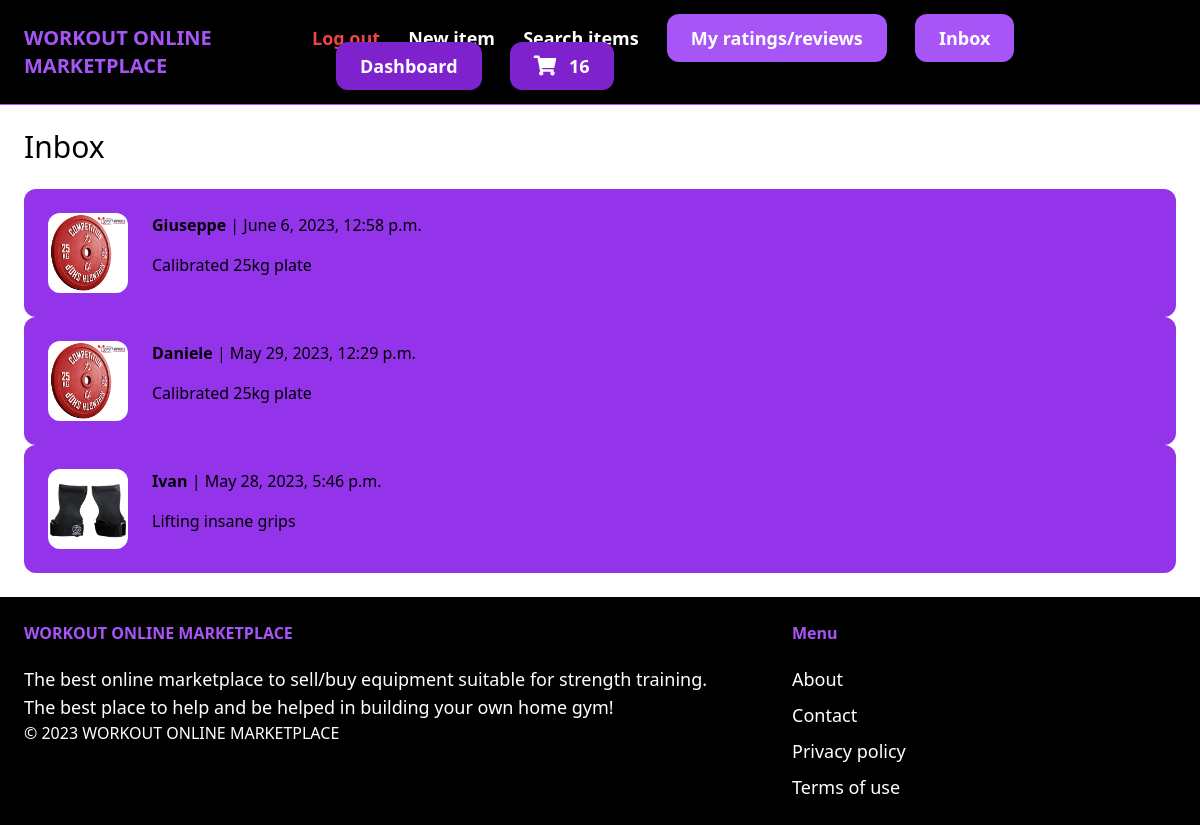
The page /inbox/ (signed in) on the database its author committed.
### core/models.py (models this page shows, shortened)
class Cart(models.Model):
    id = models.UUIDField(primary_key=True, default=uuid.uuid4)
    user = models.ForeignKey(User, on_delete=models.CASCADE)
    completed = models.BooleanField(default=False)
    @property
    def numOfItems(self):
        cartItems = self.cartItems.all()
        quantity = sum([item.quantity for item in cartItems])
        return quantity

class CartItem(models.Model):
    item = models.ForeignKey(Item, on_delete=models.CASCADE, related_name='itemsCart')
    cart = models.ForeignKey(Cart, on_delete=models.CASCADE, related_name='cartItems')
    quantity = models.IntegerField(default=0)

### conversation/models.py (models this page shows)
class Conversation(models.Model):
    item = models.ForeignKey(Item, related_name='conversation' ,on_delete=models.CASCADE)
    members = models.ManyToManyField(User, related_name='conversation')
    createdAt = models.DateTimeField(auto_now_add=True)
    modfiedAt = models.DateTimeField(auto_now=True)
    class Meta:
        ordering = ('-modfiedAt',)

### item/models.py (models this page shows, shortened)
class Item(models.Model):
    name = models.CharField(max_length=255)
    category = models.ForeignKey(Category, related_name='items', on_delete=models.CASCADE)
    description = models.TextField(blank=True, null=True)
    price = models.FloatField()
    image = models.ImageField(upload_to='item_images', blank=True, null=True)
    isSold = models.BooleanField(default=False)
    createdAt = models.DateTimeField(auto_now_add=True)
    createdBy = models.ForeignKey(User, related_name='items', on_delete=models.CASCADE)

### conversation/views.py (the view)
# urls.py: path('', views.inbox, name='inbox'),
@login_required
def inbox(request):
    conversations = Conversation.objects.filter(members__in=[request.user.id])
    cart = None
    if request.user.is_authenticated:
        cart, created = Cart.objects.get_or_create(user=request.user, completed=False)
    return render(request, 'conversation/inbox.html', {
        'conversations': conversations,
        'cart': cart,
    })

### conversation/templates/conversation/inbox.html (shortened to what this page needs)
{% extends 'core/base.html' %}
{% block content %}
<h1 class="mb-6 text-3xl">Inbox</h1>
<div class="space-y-6">
    {% for conversation in conversations %}
        <a href="{% url 'conversation:detail' conversation.id %}">
            <div class="p-6 flex bg-purple-600 rounded-xl">
                <div class="pr-6">
                    <img src="{{ conversation.item.image.url }}" class="w-20 rounded-xl">
                </div>
                <div>
                    {% for member in conversation.members.all %}
                        {% if member != request.user %}
                            <p class="mb-4"><strong>{{ member.username }}</strong> | {{ conversation.modfiedAt }}</p>
                            <p>{{ conversation.item.name }}</p>
                        {% endif %}
                    {% endfor %}
                </div>
            </div>
        </a>
    {% endfor %}
</div>
{% endblock %}

### core/templates/core/base.html (shortened to what this page needs)
{% load static %}
<!DOCTYPE html>
<html lang="en">
    <head>
        <script src="https://cdn.tailwindcss.com"></script>
        <link rel="stylesheet" href="https://cdnjs.cloudflare.com/ajax/libs/font-awesome/5.15.3/css/all.min.css">
    </head>
    <body>
        <nav class="px-6 py-6 flex justify-between items-center border-b border-purple-500 bg-black">
            <a href="/" class="text-xl font-semibold text-purple-500">WORKOUT ONLINE MARKETPLACE</a>
            <div class="space-x-6">
                {% if request.user.is_authenticated %}
                    <a href="{% url 'core:logout' %}" class="text-lg text-red-500 font-semibold hover:text-purple-500">Log out</a>
                {% endif %}
                <a href="{% url 'item:new' %}" class="text-lg text-white font-semibold hover:text-purple-500">New item</a>
                <a href="{% url 'item:items' %}" class="text-lg text-white font-semibold hover:text-purple-500">Search items</a>
                {% if request.user.is_authenticated %}
                    <a href="{% url 'ratingsANDreviews:myRatingsAndMyReviews' %}" class="px-6 py-3 text-lg font-semibold bg-purple-500 text-white rounded-xl hover:bg-purple-700">My ratings/reviews</a>
                    <a href="{% url 'conversation:inbox' %}" class="px-6 py-3 text-lg font-semibold bg-purple-500 text-white rounded-xl hover:bg-purple-700">Inbox</a>
                    <a href="{% url 'dashboard:index' %}" class="px-6 py-3 text-lg font-semibold bg-purple-700 text-white rounded-xl hover:bg-purple-900">Dashboard</a>
                    <a href="{% url 'core:cart' %}" class="px-6 py-3 text-lg font-semibold bg-purple-700 text-white rounded-xl hover:bg-purple-900">
                        <span style="font-size: 20px; color: white; padding-right: 0.5rem;"><i class="fas fa-shopping-cart"></i></span>
                        <span id="numOfItems">{{cart.numOfItems}}</span>
                    </a>
                {% else %}
                    <a href="{% url 'core:signup' %}" class="px-6 py-3 text-lg font-semibold bg-purple-500 text-white rounded-xl hover:bg-purple-700">Sign up</a>
                    <a href="{% url 'core:login' %}" class="px-6 py-3 text-lg font-semibold bg-purple-700 text-white rounded-xl hover:bg-purple-900">Log in</a>
                {% endif %}
            </div>
        </nav>
        <div class="px-6 py-6">
            {% block content %}
            {% endblock %}
        </div>
        <footer class="px-6 py-6 flex justify-between bg-black">
            <div class="w-2/3 pr-10">
                <h3 class="mb-5 font-semibold text-purple-500">WORKOUT ONLINE MARKETPLACE</h3>
                <p class="text-lg text-white">The best online marketplace to sell/buy equipment suitable for strength training.</p>
                <p class="text-lg text-white">The best place to help and be helped in building your own home gym!</p>
                <p class="text-white font-thin">© 2023 WORKOUT ONLINE MARKETPLACE</p>
            </div>
            <div class="w-1/3">
                <h3 class="mb-5 font-semibold text-purple-500">Menu</h3>
                <ul class="space-y-2">
                    <li> <a href="#" class="text-lg text-white hover:text-purple-700">About</a> </li>
                    <li> <a href="{% url 'core:contact' %}" class="text-lg text-white hover:text-purple-700">Contact</a> </li>
                    <li> <a href="#" class="text-lg text-white hover:text-purple-700">Privacy policy</a> </li>
                    <li> <a href="#" class="text-lg text-white hover:text-purple-700">Terms of use</a> </li>
                </ul>
            </div>
        </footer>
    </body>
<html>

### rows shown on the page
Cart: numOfItems "16"
Conversation: item.image (picture), modfiedAt "June 6, 2023, 12:58 p.m.", item.name "Calibrated 25kg plate"
Conversation: item.image (picture), modfiedAt "May 29, 2023, 12:29 p.m.", item.name "Calibrated 25kg plate"
Conversation: item.image (picture), modfiedAt "May 28, 2023, 5:46 p.m.", item.name "Lifting insane grips"

### other values the page prints
{{ member.username }} "Giuseppe"
{{ member.username }} "Daniele"
{{ member.username }} "Ivan"
